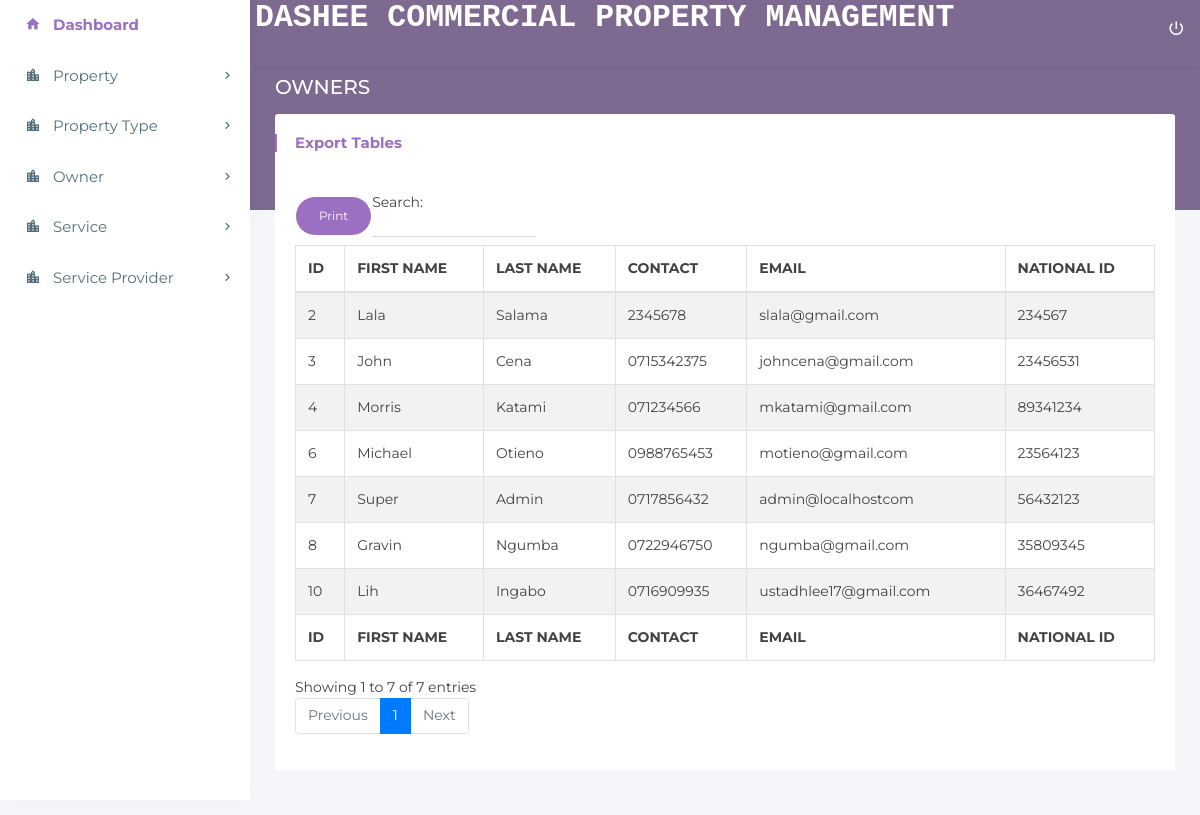
/light/owner.php (signed in), run on the app's committed database.
### tables this page shows
CREATE TABLE `owner` (
  `Owner_id` int(11) NOT NULL,
  `Owner_first_name` varchar(20) NOT NULL,
  `Owner_last_name` varchar(20) NOT NULL,
  `Owner_contact` varchar(15) NOT NULL,
  `Owner_email` varchar(100) NOT NULL,
  `Owner_national_id` varchar(10) NOT NULL,
  `Owner_Login_id` int(11) DEFAULT NULL
);

### light/owner.php (the view, shortened to what this page needs)
<?php
include 'config.php';
$sql = "SELECT * FROM owner";
$rows = mysqli_query($conn, $sql);
?>
<!doctype html>
<html lang="en">
<head>
<link rel="stylesheet" href="../assets/plugins/bootstrap/css/bootstrap.min.css">
<link rel="stylesheet" href="../assets/plugins/charts-c3/plugin.css" />
<link rel="stylesheet" href="../assets/plugins/jvectormap/jquery-jvectormap-2.0.3.min.css"/>
<link rel="stylesheet" href="assets/css/main.css">
<link rel="stylesheet" href="assets/css/color_skins.css">
</head>
<body class="theme-purple">
<nav class="navbar p-l-5 p-r-5">
    <ul class="nav navbar-nav navbar-left">
        <li>
             <h1 style="font-family:courier,arial,helvetica;">
                <strong style="color:white;"> DASHEE COMMERCIAL PROPERTY MANAGEMENT</strong>
            </h1>
        </li>
        <li class="float-right">
            <a href="logout.php" class="mega-menu" data-close="true"><i class="zmdi zmdi-power"></i></a>
        </li>
    </ul>
</nav>
<aside id="leftsidebar" class="sidebar">
    <div class="tab-content">
        <div class="tab-pane stretchRight active" id="dashboard">
            <div class="menu">
                <ul class="list">
                    <li class="active open"><a href="dashboard.php"><i class="zmdi zmdi-home"></i><span>Dashboard</span></a></li>
                    <li><a href="javascript:void(0);" class="menu-toggle"><i class="zmdi zmdi-city"></i><span>Property</span></a>
                    </li>
                    <li><a href="javascript:void(0);" class="menu-toggle"><i class="zmdi zmdi-city"></i><span>Property Type</span></a>
                    </li>
                    <li><a href="javascript:void(0);" class="menu-toggle"><i class="zmdi zmdi-city"></i><span>Owner</span></a>
                    </li>
                    <li><a href="javascript:void(0);" class="menu-toggle"><i class="zmdi zmdi-city"></i><span>Service</span></a>
                    </li>
                    <li><a href="javascript:void(0);" class="menu-toggle"><i class="zmdi zmdi-city"></i><span>Service Provider</span></a>
                    </li>
                </ul>
            </div>
        </div>
    </div>
</aside>
<section class="content">
    <div class="block-header">
        <div class="row">
            <div class="col-lg-7 col-md-6 col-sm-12">
                <h2>OWNERS
                </h2>
            </div>
        </div>
    </div>
    <div class="container-fluid">
        <div class="row clearfix">
            <div class="col-lg-12">
                <div class="card">
                    <div class="header">
                        <h2><strong>Export Tables</strong>
                    </div>
                    <div class="body">
                        <table class="table table-bordered table-striped table-hover dataTable js-exportable">
                            <thead>
                                <tr>
                                    <th>ID</th>
                                    <th>FIRST NAME</th>
                                    <th>LAST NAME</th>
                                    <th>CONTACT</th>
                                    <th>EMAIL</th>
                                    <th>NATIONAL ID</th>
                                </tr>
                            </thead>
                            <tfoot>
                                <tr>
                                    <th>ID</th>
                                    <th>FIRST NAME</th>
                                    <th>LAST NAME</th>
                                    <th>CONTACT</th>
                                    <th>EMAIL</th>
                                    <th>NATIONAL ID</th>
                                </tr>
                            </tfoot>
                            <tbody>
                            <tr>
                                <?php   while($row = mysqli_fetch_assoc($rows)):?>
                                    <td  onclick="window.location.href='editowner.php?id=<?php echo $row['Owner_id']; ?>'"><?php echo $row["Owner_id"]?></td>
                                    <td  onclick="window.location.href='editowner.php?id=<?php echo $row['Owner_id']; ?>'"><?php echo $row["Owner_first_name"]?></td>
                                    <td  onclick="window.location.href='editowner.php?id=<?php echo $row['Owner_id']; ?>'"><?php echo $row["Owner_last_name"]?></td>
                                    <td  onclick="window.location.href='editowner.php?id=<?php echo $row['Owner_id']; ?>'"><?php echo $row["Owner_contact"]?></td>
                                    <td  onclick="window.location.href='editowner.php?id=<?php echo $row['Owner_id']; ?>'"><?php echo $row["Owner_email"]?></td>
                                    <td  onclick="window.location.href='editowner.php?id=<?php echo $row['Owner_id']; ?>'"><?php echo $row["Owner_national_id"]?></td>
                                </tr>
                                <?php  endwhile; ?>
                            </tbody>
                        </table>
                    </div>
                </div>
            </div>
        </div>
    </div>
</section>
</body>
</html>

### light/assets/css/color_skins.css (style rules this page uses)
.theme-purple .block-header h2 { color:#fff }
.theme-purple section.content:before { background-color:#7e6990 }
.theme-purple .navbar,.theme-purple .page-loader-wrapper { background:#7e6990 }
.theme-purple .sidebar .menu .list li.active { background-color:transparent }
.theme-purple .sidebar .menu .list li.active>:first-child i,.theme-purple .sidebar .menu .list li.active>:first-child span { color:#9b6fc1 }
.theme-purple .card .header h2:before { background:#9b6fc1 }
.theme-purple .card .header h2 strong { color:#9b6fc1 }

### data on the page
owner: Owner_id "2", Owner_first_name "Lala", Owner_last_name "Salama", Owner_contact "2345678", Owner_email "slala@gmail.com", Owner_national "234567"
owner: Owner_id "3", Owner_first_name "John", Owner_last_name "Cena", Owner_contact "0715342375", Owner_email "johncena@gmail.com", Owner_national "23456531"
owner: Owner_id "4", Owner_first_name "Morris", Owner_last_name "Katami", Owner_contact "071234566", Owner_email "mkatami@gmail.com", Owner_national "89341234"
owner: Owner_id "6", Owner_first_name "Michael", Owner_last_name "Otieno", Owner_contact "0988765453", Owner_email "motieno@gmail.com", Owner_national "23564123"
owner: Owner_id "7", Owner_first_name "Super", Owner_last_name "Admin", Owner_contact "0717856432", Owner_email "admin@localhostcom", Owner_national "56432123"
owner: Owner_id "8", Owner_first_name "Gravin", Owner_last_name "Ngumba", Owner_contact "0722946750", Owner_email "ngumba@gmail.com", Owner_national "35809345"
owner: Owner_id "10", Owner_first_name "Lih", Owner_last_name "Ingabo", Owner_contact "0716909935", Owner_email "ustadhlee17@gmail.com", Owner_national "36467492"
